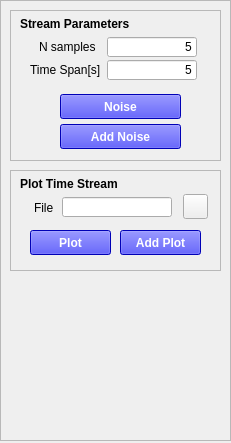
     <widget class="QWidget" name="HomodyneCW">
      <property name="geometry">
       <rect>
        <x>0</x>
        <y>0</y>
        <width>231</width>
        <height>443</height>
       </rect>
      </property>
      <attribute name="label">
       <string>Homodyne CW</string>
      </attribute>
      <widget class="QFrame" name="frame_20">
       <property name="geometry">
        <rect>
         <x>0</x>
         <y>0</y>
         <width>231</width>
         <height>441</height>
        </rect>
       </property>
       <property name="frameShape">
        <enum>QFrame::StyledPanel</enum>
       </property>
       <property name="frameShadow">
        <enum>QFrame::Raised</enum>
       </property>
       <widget class="QFrame" name="frame_29">
        <property name="geometry">
         <rect>
          <x>10</x>
          <y>10</y>
          <width>211</width>
          <height>151</height>
         </rect>
        </property>
        <property name="frameShape">
         <enum>QFrame::StyledPanel</enum>
        </property>
        <property name="frameShadow">
         <enum>QFrame::Raised</enum>
        </property>
        <widget class="QLabel" name="label_63">
         <property name="geometry">
          <rect>
           <x>10</x>
           <y>5</y>
           <width>131</width>
           <height>17</height>
          </rect>
         </property>
         <property name="font">
          <font>
           <pointsize>9</pointsize>
           <weight>75</weight>
           <italic>false</italic>
           <bold>true</bold>
           <underline>false</underline>
           <kerning>true</kerning>
          </font>
         </property>
         <property name="text">
          <string>Stream Parameters</string>
         </property>
        </widget>
        <widget class="QLineEdit" name="nSamplesEdit">
         <property name="geometry">
          <rect>
           <x>97</x>
           <y>27</y>
           <width>90</width>
           <height>20</height>
          </rect>
         </property>
         <property name="font">
          <font>
           <pointsize>9</pointsize>
           <weight>50</weight>
           <bold>false</bold>
          </font>
         </property>
         <property name="text">
          <string>5</string>
         </property>
         <property name="alignment">
          <set>Qt::AlignRight|Qt::AlignTrailing|Qt::AlignVCenter</set>
         </property>
        </widget>
        <widget class="QLabel" name="label_64">
         <property name="geometry">
          <rect>
           <x>29</x>
           <y>27</y>
           <width>71</width>
           <height>20</height>
          </rect>
         </property>
         <property name="font">
          <font>
           <pointsize>9</pointsize>
           <weight>50</weight>
           <bold>false</bold>
          </font>
         </property>
         <property name="text">
          <string>N samples</string>
         </property>
        </widget>
        <widget class="QLabel" name="label_76">
         <property name="geometry">
          <rect>
           <x>20</x>
           <y>51</y>
           <width>71</width>
           <height>17</height>
          </rect>
         </property>
         <property name="font">
          <font>
           <pointsize>9</pointsize>
           <weight>50</weight>
           <bold>false</bold>
          </font>
         </property>
         <property name="text">
          <string>Time Span[s]</string>
         </property>
        </widget>
        <widget class="QLineEdit" name="spanTimeStreamEdit">
         <property name="geometry">
          <rect>
           <x>97</x>
           <y>50</y>
           <width>90</width>
           <height>20</height>
          </rect>
         </property>
         <property name="font">
          <font>
           <pointsize>9</pointsize>
           <weight>50</weight>
           <bold>false</bold>
          </font>
         </property>
         <property name="text">
          <string>5</string>
         </property>
         <property name="alignment">
          <set>Qt::AlignRight|Qt::AlignTrailing|Qt::AlignVCenter</set>
         </property>
        </widget>
        <widget class="QPushButton" name="noiseTimeStreamBtn">
         <property name="geometry">
          <rect>
           <x>50</x>
           <y>84</y>
           <width>121</width>
           <height>25</height>
          </rect>
         </property>
         <property name="font">
          <font>
           <pointsize>9</pointsize>
           <weight>75</weight>
           <bold>true</bold>
          </font>
         </property>
         <property name="styleSheet">
          <string notr="true">color: white;
background-color: blue</string>
         </property>
         <property name="text">
          <string>Noise</string>
         </property>
        </widget>
        <widget class="QPushButton" name="addNoiseTimeStreamBtn">
         <property name="geometry">
          <rect>
           <x>50</x>
           <y>114</y>
           <width>121</width>
           <height>25</height>
          </rect>
         </property>
         <property name="font">
          <font>
           <pointsize>9</pointsize>
           <weight>75</weight>
           <bold>true</bold>
          </font>
         </property>
         <property name="styleSheet">
          <string notr="true">color: white;
background-color: blue</string>
         </property>
         <property name="text">
          <string>Add Noise</string>
         </property>
        </widget>
       </widget>
       <widget class="QFrame" name="frame_31">
        <property name="geometry">
         <rect>
          <x>10</x>
          <y>170</y>
          <width>211</width>
          <height>101</height>
         </rect>
        </property>
        <property name="frameShape">
         <enum>QFrame::StyledPanel</enum>
        </property>
        <property name="frameShadow">
         <enum>QFrame::Raised</enum>
        </property>
        <widget class="QPushButton" name="filePlotTimeStreamBtn">
         <property name="geometry">
          <rect>
           <x>173</x>
           <y>24</y>
           <width>25</width>
           <height>25</height>
          </rect>
         </property>
         <property name="font">
          <font>
           <weight>50</weight>
           <bold>false</bold>
          </font>
         </property>
         <property name="text">
          <string/>
         </property>
         <property name="icon">
          <iconset>
           <normaloff>../icon/open.png</normaloff>../icon/open.png</iconset>
         </property>
        </widget>
        <widget class="QLabel" name="label_90">
         <property name="geometry">
          <rect>
           <x>24</x>
           <y>29</y>
           <width>41</width>
           <height>17</height>
          </rect>
         </property>
         <property name="font">
          <font>
           <pointsize>9</pointsize>
           <weight>50</weight>
           <bold>false</bold>
          </font>
         </property>
         <property name="text">
          <string>File</string>
         </property>
        </widget>
        <widget class="QLabel" name="label_91">
         <property name="geometry">
          <rect>
           <x>10</x>
           <y>5</y>
           <width>111</width>
           <height>17</height>
          </rect>
         </property>
         <property name="font">
          <font>
           <pointsize>9</pointsize>
           <weight>75</weight>
           <italic>false</italic>
           <bold>true</bold>
           <underline>false</underline>
           <kerning>true</kerning>
          </font>
         </property>
         <property name="text">
          <string>Plot Time Stream</string>
         </property>
        </widget>
        <widget class="QLineEdit" name="plotTimeStreamEdit">
         <property name="geometry">
          <rect>
           <x>52</x>
           <y>27</y>
           <width>110</width>
           <height>20</height>
          </rect>
         </property>
         <property name="font">
          <font>
           <pointsize>9</pointsize>
           <weight>50</weight>
           <bold>false</bold>
          </font>
         </property>
         <property name="text">
          <string/>
         </property>
        </widget>
        <widget class="QPushButton" name="plotFileTimeStreamBtn">
         <property name="geometry">
          <rect>
           <x>20</x>
           <y>60</y>
           <width>81</width>
           <height>25</height>
          </rect>
         </property>
         <property name="font">
          <font>
           <pointsize>9</pointsize>
           <weight>75</weight>
           <bold>true</bold>
          </font>
         </property>
         <property name="styleSheet">
          <string notr="true">color: white;
background-color: blue</string>
         </property>
         <property name="text">
          <string>Plot</string>
         </property>
        </widget>
        <widget class="QPushButton" name="addPlotFileTimeStreamBtn">
         <property name="geometry">
          <rect>
           <x>110</x>
           <y>60</y>
           <width>81</width>
           <height>25</height>
          </rect>
         </property>
         <property name="font">
          <font>
           <pointsize>9</pointsize>
           <weight>75</weight>
           <bold>true</bold>
          </font>
         </property>
         <property name="styleSheet">
          <string notr="true">color: white;
background-color: blue</string>
         </property>
         <property name="text">
          <string>Add Plot</string>
         </property>
        </widget>
       </widget>
      </widget>
     </widget>
